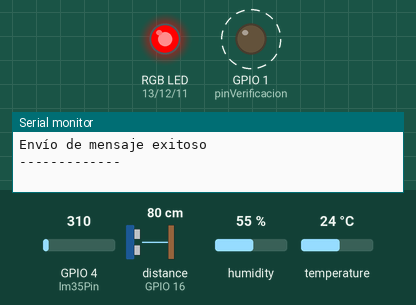
A sketch run on a simulated ESP32-S3. Parts: an RGB LED mixed from three pins (HIGH = lit), output pins drawn as LEDs (lit = HIGH), the last lines printed to the serial monitor. Wiring (inferred from the names in the program): ultrasonic range finder: trigger GPIO 15; echo GPIO 16. Dashed ring = blinking. Inputs (shaded band) come from the test bench; at power-on: distance to the obstacle (sensor on GPIO 16) 80 cm, GPIO 4 (lm35Pin) = 310, humidity 55 %, temperature 24 °C. The echo pulse lasts 58.3 µs per cm; WiFi joins after 1.5 s; servers stay silent unless stated; random numbers use the default seed unless the sketch sets one; no MQTT or app messages arrive unless stated; pins used as bus, display or sensor lines are not drawn.

Above: at 2.39 s.
2.8 s: distance to the obstacle (sensor on GPIO 16) set to 55 cm
6.3 s: distance to the obstacle (sensor on GPIO 16) set to 46 cm
At 6.67 s:
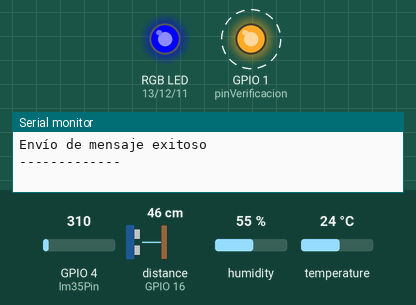
9.8 s: distance to the obstacle (sensor on GPIO 16) set to 21 cm
13.3 s: distance to the obstacle (sensor on GPIO 16) set to 17 cm
At 13.67 s:
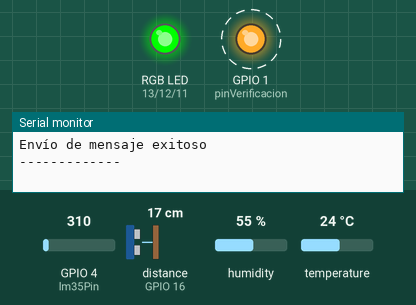
Timing chart, 0 to 24.8 s (numbered marks = the images above; inputs shaded):
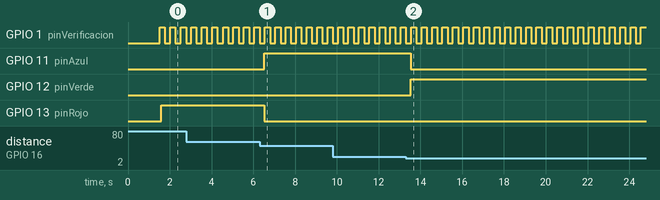

Measured:
- the behaviour switches between 50 and 49 cm on distance to the obstacle (sensor on GPIO 16) (found by bisection; images 0 and 1)
- the behaviour switches between 20 and 19 cm on distance to the obstacle (sensor on GPIO 16) (found by bisection; images 1 and 2)
- after the input at 6.3 s, GPIO 11 (pinAzul): LOW → HIGH after 0.22 s; GPIO 13 (pinRojo): HIGH → LOW after 0.22 s
- after the input at 13.3 s, GPIO 11 (pinAzul): HIGH → LOW after 0.24 s; GPIO 12 (pinVerde): LOW → HIGH after 0.24 s
- by itself, GPIO 1 (pinVerificacion): alternates HIGH for 0.25 s and LOW for 0.25 s

The sketch:

dht11_hcsr04_mqtt_esp32.ino
```cpp
//para comunicación WiFi
#include <WiFi.h>
//para el protocolo MQTT de IoT
#include <PubSubClient.h>
//para manejar JSON
#include <ArduinoJson.h>
//para el sensor de humedad/temperatura DHT11
#include <DHT.h>

// --- Sensor DHT11 (humedad relativa) ---
#define DHTPIN 42
#define DHTTYPE DHT11
DHT dht(DHTPIN, DHTTYPE);

// --- Sensor LM35 (temperatura, analógico: 10 mV/°C) ---
const int lm35Pin = 4; // ADC1 (seguro con WiFi activo, a diferencia de ADC2 en GPIO 11-20)

// último valor válido conocido (por si una lectura puntual del DHT11 falla)
float temperatura = 20.0;
float humedad = 50.0;

// --- Sensor ultrasónico HC-SR04 (distancia) ---
const int trigPin = 15;
const int echoPin = 16;
float distancia = 0;

// --- LED RGB indicador de distancia (mismos pines de MiTrigesimaSeptimaApp
// y de led_rgb_mqtt_esp32.ino: GPIO 11/12/13) ---
const int pinAzul = 11;
const int pinVerde = 12;
const int pinRojo = 13;

int tiempo = 0; //en ms
int periodo = 1000; //en ms - el DHT11 solo admite ~1 lectura por segundo
unsigned long tiempoAnteriorMuestreo = 0;

// LED de verificación (adicional, no está en la guía): parpadea siempre,
// esté o no conectado el broker, para confirmar a simple vista que el
// firmware sigue corriendo. 250 ms para distinguirla de MiCuadragesimaTerceraApp
// (1000 ms) y MiCuadragesimaCuartaApp (500 ms).
int pinVerificacion = 1;
unsigned long periodoParpadeoMs = 250;
unsigned long tiempoAnteriorParpadeo = 0;
bool estadoParpadeo = false;

// --- Variables para conexiones WiFi ---
const char* ssid = "Comunidad_UNMED";      //reemplazar SSID
const char* password = "wifi_med_213"; //reemplazar password

// --- Datos del Broker MQTT ---
const char* mqtt_server = "45.56.74.248";
const int mqttPort = 1883;
const char* mqtt_usuario = "fisica";
const char* mqtt_clave = "iotfisica";
const char* topico = "s1027";

WiFiClient espCliente;
PubSubClient mqttCliente(espCliente);

void setup() {
  Serial.begin(115200);

  // LED de verificación
  pinMode(pinVerificacion, OUTPUT);
  digitalWrite(pinVerificacion, LOW);

  // Sensor ultrasónico
  pinMode(trigPin, OUTPUT);
  pinMode(echoPin, INPUT);

  // LED RGB indicador de distancia
  pinMode(pinRojo, OUTPUT);
  pinMode(pinVerde, OUTPUT);
  pinMode(pinAzul, OUTPUT);
  establecerColor(0, 0, 0);

  // Sensor DHT11
  dht.begin();

  // Conectar a WiFi
  conectarToWiFi();

  // Configurar MQTT
  setupMQTT();
}

// Administrar conexión wiFi
void conectarToWiFi() {
  delay(10);
  Serial.println();
  Serial.print("Conectando a...");
  Serial.println(ssid);

  WiFi.begin(ssid, password);

  while (WiFi.status() != WL_CONNECTED) {
    delay(500);
    Serial.print(".");
  }

  Serial.println("");
  Serial.println("WiFi conectado");
  Serial.print("IP address: ");
  Serial.println(WiFi.localIP());
}

// Administrar configuración de conexión al Broker MQTT
void setupMQTT() {
  mqttCliente.setServer(mqtt_server, mqttPort);
  mqttCliente.setCallback(callback);
}

// Conectar el cliente ESP32 MQTT al Broker
void reconnect() {
  Serial.println("Conectando a Broker MQTT...");

  while (!mqttCliente.connected()) {
    Serial.println("Reconectando al Broker MQTT...");

    String clientId = "ESP32Client-";
    clientId += String(random(0xffff), HEX);

    if (mqttCliente.connect(clientId.c_str(), mqtt_usuario, mqtt_clave)) {
      Serial.println("¡Conectado!");
      mqttCliente.subscribe(topico);
    } else {
      Serial.print("Falló, rc=");
      Serial.print(mqttCliente.state());
      Serial.println(" Intentando de nuevo en 5 segundos...");
      delay(5000);
    }
  }
}

void callback(char* topic, byte* payload, unsigned int length) {
  Serial.print("Callback - ");
  Serial.print("Message:");
  for (int i = 0; i < length; i++) {
    Serial.print((char)payload[i]);
  }
  Serial.println();
}

// Leer humedad del DHT11: si falla la lectura puntual (isnan), se conserva
// el último valor válido conocido en vez de publicar NaN.
void leerHumedad() {
  float h = dht.readHumidity();

  if (!isnan(h)) {
    humedad = h;
  } else {
    Serial.println("Error leyendo humedad del DHT11, se reutiliza el último valor válido");
  }
}

// Leer temperatura del LM35: sensor analógico de 10 mV/°C. El ADC del
// ESP32-S3 es de 12 bits (0-4095) y con la atenuación por defecto (11 dB)
// cubre hasta ~3.3V, más que suficiente para el rango de temperatura de
// laboratorio (0-100°C -> 0-1V).
void leerLM35() {
  int lectura = analogRead(lm35Pin);
  float voltaje = lectura * 3.3 / 4095.0;
  temperatura = voltaje * 100.0;
}

// Distancia con el HC-SR04, corrigiendo la velocidad del sonido según la
// temperatura y la humedad relativa medidas por el DHT11.
void medirDistancia() {
  // Corrección de la velocidad del sonido en el aire (fórmula empírica):
  // v = 331.3 + 0.606*T + 0.0124*HR (m/s), T en °C, HR en %.
  float velocidad_sonido = 331.3 + 0.606 * temperatura + 0.0124 * humedad;

  // Un timeout aislado (pulseIn -> 0) no siempre significa "sin obstáculo":
  // puede ser ruido eléctrico puntual en el pin Echo. Se reintenta hasta 2
  // veces más antes de aceptar el 0, dejando ~60 ms entre disparos para que
  // el eco del pulso anterior se disipe (recomendado por el datasheet del
  // HC-SR04).
  float duracion = 0;
  for (int intento = 0; intento < 3 && duracion == 0; intento++) {
    if (intento > 0) {
      delay(60);
    }

    digitalWrite(trigPin, LOW);
    delayMicroseconds(2);
    digitalWrite(trigPin, HIGH);
    delayMicroseconds(10);
    digitalWrite(trigPin, LOW);

    // Timeout de 30000 microsegundos para evitar que el ESP32 se congele
    // si no hay obstáculo (pulseIn nunca ve el flanco de bajada).
    duracion = pulseIn(echoPin, HIGH, 30000);
  }

  if (duracion == 0) {
    distancia = 0;
  } else {
    distancia = ((duracion * velocidad_sonido) / 2) * 0.0001;
  }
}

// Enciende el LED RGB con el color dado (0-255 por canal).
void establecerColor(int rojo, int verde, int azul) {
  analogWrite(pinRojo, rojo);
  analogWrite(pinVerde, verde);
  analogWrite(pinAzul, azul);
}

// Colorea el LED según el rango de la última distancia medida:
// rojo = sin eco (0) o distancia grande (>=50cm), azul = mediana
// (20-50cm), verde = corta y distinta de 0 (<20cm).
void actualizarColorRGB() {
  if (distancia == 0 || distancia >= 50) {
    establecerColor(255, 0, 0);
  } else if (distancia >= 20) {
    establecerColor(0, 0, 255);
  } else {
    establecerColor(0, 255, 0);
  }
}

void loop() {
  // Blink no bloqueante del LED de verificación (pin 1)
  unsigned long ahora = millis();
  if (ahora - tiempoAnteriorParpadeo >= periodoParpadeoMs) {
    tiempoAnteriorParpadeo = ahora;
    estadoParpadeo = !estadoParpadeo;
    digitalWrite(pinVerificacion, estadoParpadeo ? HIGH : LOW);
  }

  if (!mqttCliente.connected()) {
    reconnect();
  }
  mqttCliente.loop();

  // Muestreo no bloqueante cada "periodo" ms (con millis(), sin delay()),
  // para que mqttCliente.loop() se siga llamando en cada vuelta del loop().
  if (ahora - tiempoAnteriorMuestreo >= (unsigned long) periodo) {
    tiempoAnteriorMuestreo = ahora;

    leerHumedad();
    leerLM35();
    medirDistancia();
    actualizarColorRGB();
    SerializeObject();

    tiempo = tiempo + periodo;
  }
}

void SerializeObject() {
  StaticJsonDocument<300> doc;

  doc["periodo"] = periodo;
  doc["tiempo"] = tiempo;
  doc["distancia"] = distancia;
  doc["temperatura"] = temperatura;
  doc["humedad"] = humedad;

  char buffer[200];
  serializeJson(doc, buffer);

  Serial.println("Enviando mensaje a MQTT tópico...");
  Serial.println(buffer);

  if (mqttCliente.publish(topico, buffer) == true) {
    Serial.println("Envío de mensaje exitoso");
  } else {
    Serial.println("Error en el envío del mensaje");
  }

  Serial.println("-------------");
}
```
